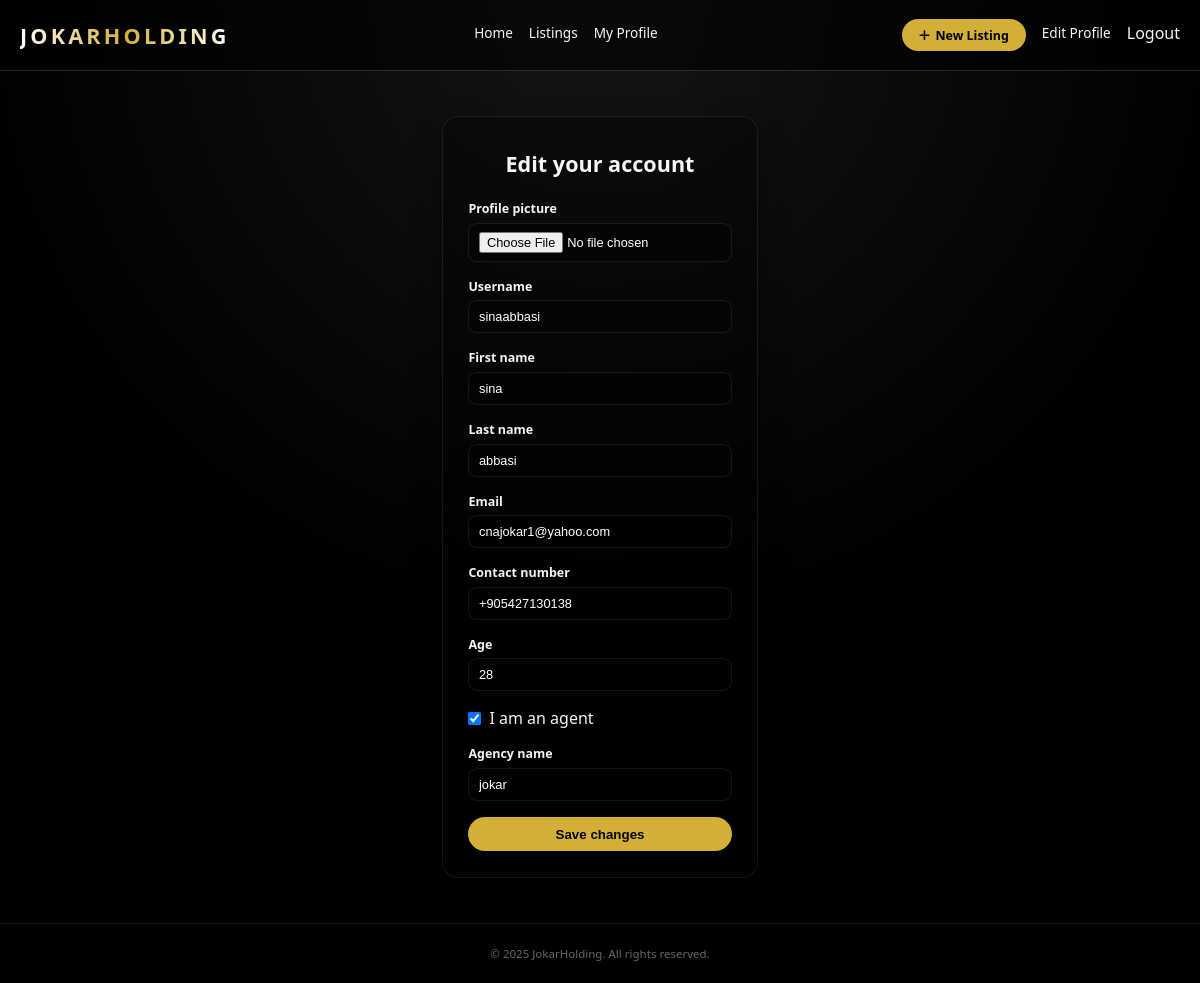
/account/profile/edit/ (signed in), run on the app's committed database.
### account/models.py (models this page shows, shortened)
class CustomUser(AbstractUser):
    age          = models.PositiveIntegerField(null=True, blank=True)
    is_agent     = models.BooleanField(default=False)
    agency_name  = models.CharField(max_length=255, null=True, blank=True)
    phone_number = models.CharField(max_length=20, null=True, blank=True)
    avatar       = models.ImageField(upload_to='avatars/', blank=True, null=True)

### account/views.py (the view)
# urls.py: path("profile/edit/", UserUpdateViews.as_view(), name="profile_edit"),
class UserUpdateViews(LoginRequiredMixin, generic.UpdateView):
    model = User
    form_class = CustomChangeForm
    template_name = "account/update_account.html"
    success_url = reverse_lazy("PostListView")
    def get_object(self):
        return self.request.user

### account/forms.py
class CustomChangeForm(UserChangeForm):
    class Meta:
        model = CustomUser
        fields = (
            'username',
            'first_name',
            'last_name',
            'email',
            'age',
            'is_agent',
            'agency_name',
            'phone_number',
            'avatar',
        )

### account/templates/account/update_account.html (shortened to what this page needs)
{% extends "_base.html" %}
{% block content %}
<div class="edit-shell">
  <h1 class="edit-title">Edit your account</h1>
  <form method="post" enctype="multipart/form-data">
    <div class="field">
      <label for="{{ form.avatar.id_for_label }}">Profile picture</label>
      {{ form.avatar }}
    </div>
    <div class="field">
      <label for="{{ form.username.id_for_label }}">Username</label>
      {{ form.username }}
    </div>
    <div class="field">
      <label for="{{ form.first_name.id_for_label }}">First name</label>
      {{ form.first_name }}
    </div>
    <div class="field">
      <label for="{{ form.last_name.id_for_label }}">Last name</label>
      {{ form.last_name }}
    </div>
    <div class="field">
      <label for="{{ form.email.id_for_label }}">Email</label>
      {{ form.email }}
    </div>
    <div class="field">
      <label for="{{ form.phone_number.id_for_label }}">Contact number</label>
      {{ form.phone_number }}
    </div>
    <div class="field">
      <label for="{{ form.age.id_for_label }}">Age</label>
      {{ form.age }}
    </div>
    <div class="inline-check">
      {{ form.is_agent }}
      <label for="{{ form.is_agent.id_for_label }}">I am an agent</label>
    </div>
    <div class="field">
      <label for="{{ form.agency_name.id_for_label }}">Agency name</label>
      {{ form.agency_name }}
    </div>
    <button type="submit" class="save-btn">Save changes</button>
  </form>
</div>
{% endblock %}

### templates/_base.html (style rules this page uses)
:root { --gold:#d4af37;--text:#f5f5f5;--max:1200px;--trans:.25s ease }
* { margin:0;padding:0;box-sizing:border-box }
body { background:radial-gradient(circle at top,#151515 0%,#000 55%,#000 100%);color:var(--text);font-family:Montserrat,system-ui,-apple-system,BlinkMacSystemFont,"Segoe UI",sans-serif;min-height:100vh;display:flex;flex-direction:column }

### account/templates/account/update_account.html (style rules this page uses)
.edit-shell { max-width: 600px; margin: 2.8rem auto; background: rgba(0,0,0,.3); border: 1px solid rgba(212,175,55,.12); border-radius: 1rem; padding: 2rem 1.6rem 1.6rem; backdrop-filter: blur(4px); box-shadow: 0 12px 28px rgba(0,0,0,.35); }
.edit-title { text-align: center; font-size: 1.35rem; margin-bottom: 1.4rem; }
.field { display: flex; flex-direction: column; gap: .35rem; margin-bottom: 1rem; }
.field label { font-size: .78rem; font-weight: 600; color: #f5f5f5; }
.field input, .field select { background: rgba(0,0,0,.35); border: 1px solid rgba(212,175,55,.12); border-radius: .55rem; padding: .5rem .6rem; color: #fff; font-size: .8rem; }
.inline-check { display: flex; align-items: center; gap: .5rem; margin-bottom: 1rem; }
.save-btn { width: 100%; background: #d4af37; color: #000; border: none; border-radius: 999px; padding: .6rem 1rem; font-weight: 600; transition: .2s ease; }

### data on the page
CustomUser: username "sinaabbasi", first_name "sina", last_name "abbasi", email "cnajokar1@yahoo.com", phone_number "+905427130138", age "28", is_agent "☑", agency_name "jokar"
